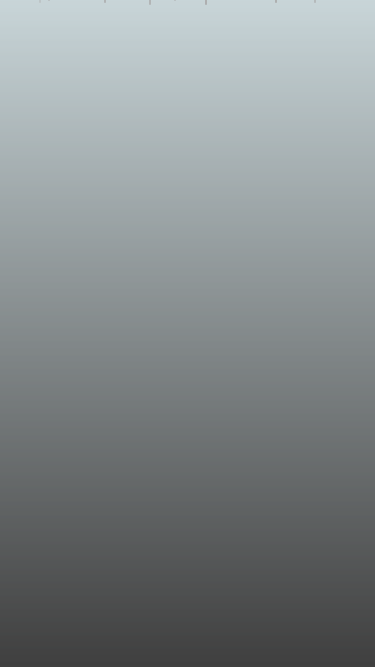
Frame 1 (no input)
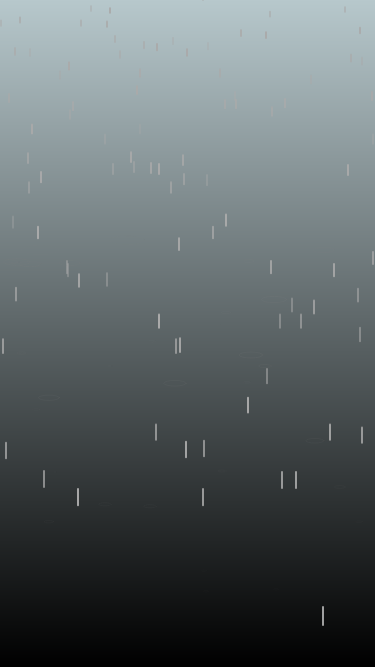
Frame 60 (no input)
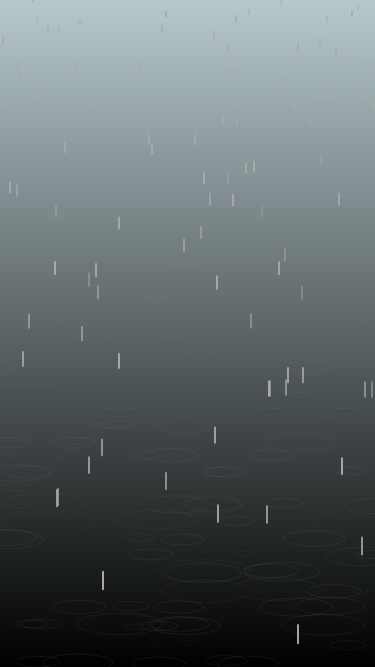
Frame 120 (the mouse pressed at the canvas centre since frame 60)

The p5.js sketch that drew these frames (run headless with seeded random() and noise() and a simulated clock; from frame 60 on, the mouse is pressed at the canvas centre):

// p5.js sketch
// ── sketch.js
//Some static global variables
var dark;
var light;
var horizon;
var ripplecolor = 130;
var dropcolor = 170;

var maxDrops = 600;
var drops = [];
var rainspeed = 2;
var ripplegrowth = 7;

function setup() {
  createCanvas(375, 667);
  dark =color(0);
  light = color(183, 200, 204);
  horizon = height/3;

  for(var i =0; i< maxDrops; i++){
    var x = int(random(0, width));
    var y = -int(random(height*2));
    var z = horizon+int(random(horizon*2))
    var d = 1280;
    drop = new Drop(x, y, z, d);
    drops.push(drop);
  }
}

function draw() {
  for(var i =0; i<= height; i++){
    var iVal = map(i, 0, height, 0, 1);
    var c = lerpColor(light, dark, iVal);
    stroke(c);
    line(0, i, width, i);
  }

  for(var i =0; i<drops.length; i++){
    drops[i].fall();
  }

}

//Our drop object

//This constructor has all the information about our raindrops
var Drop = function(x, y, z, d){
  this.x = x;
  this.y = y;
  this.z = z;
  this.d = d;
  this.acel = rainspeed;
  this.d1 = d;
  this.prev_y = y;
  this.ripple = 0;
}

//This is a function we can call for each drop to draw it falling
Drop.prototype.fall = function(){
  if(this.y > 0){
    this.acel+=0.25;
  }
  
  stroke(dropcolor, dropcolor, dropcolor,  map(this.z, 0, height, 0, 255));
  strokeWeight(2);
  if(this.y < this.z){
    this.y +=(this.acel+rainspeed);
    line(this.x, this.prev_y, this.x, this.y);
    this.prev_y = this.y;
  }
  
  else{
    noFill();
    stroke(ripplecolor, ripplecolor, ripplecolor, ripplecolor-map(this.ripple, 0, this.d, 0, 255));
    strokeWeight(map(this.ripple, 0, this.d, 0, rainspeed));
    this.d = this.d1 + (this.y - height)*rainspeed;
    ellipse(this.x, this.y, this.ripple/5, this.ripple/20);
    this.ripple+=ripplegrowth;
        if(this.ripple > this.d){
          this.ripple = 0;
          this.acel = 0;
          this.x = random(width);
          this.y = random(height*2);
          this.prev_y = this.y;
          this.d = this.d1;
        }
  }
  
}
